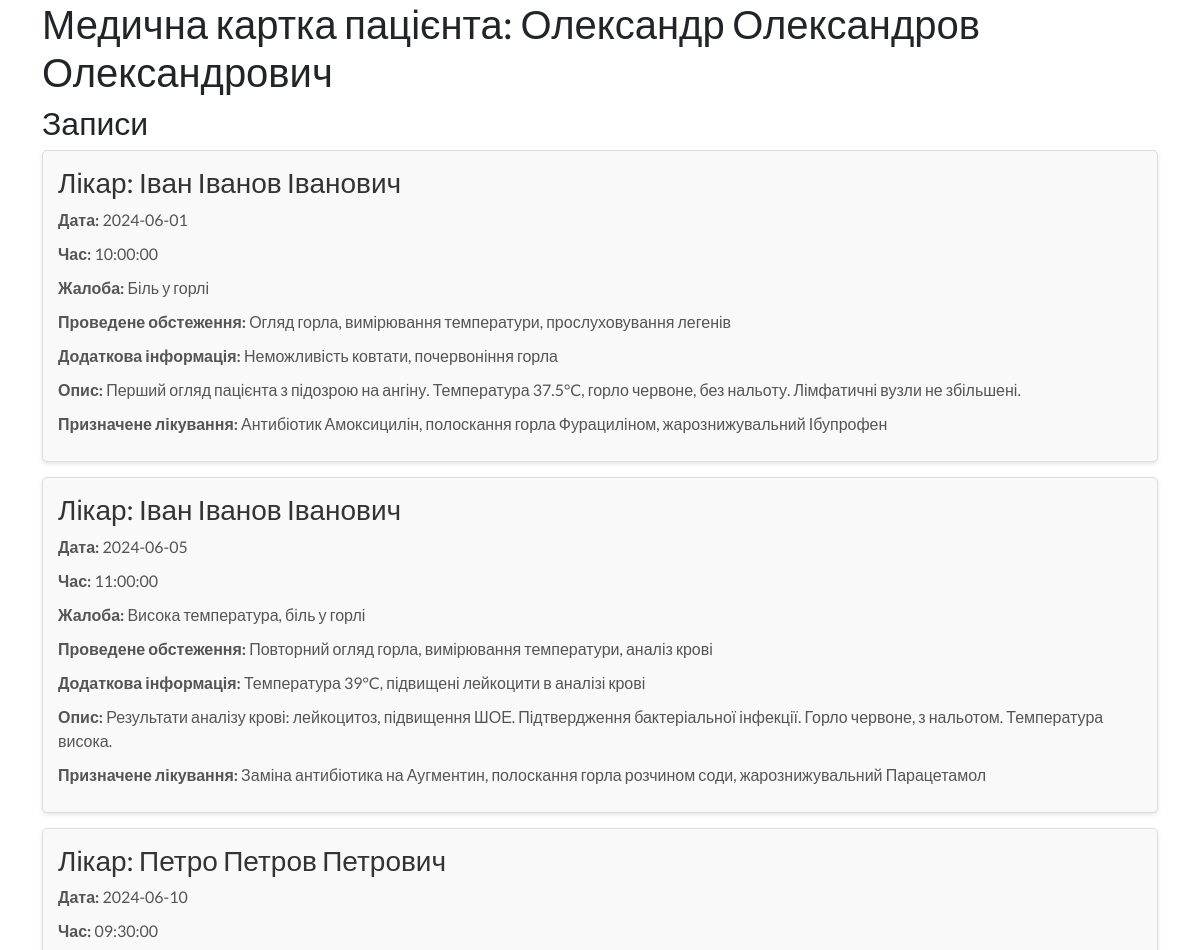
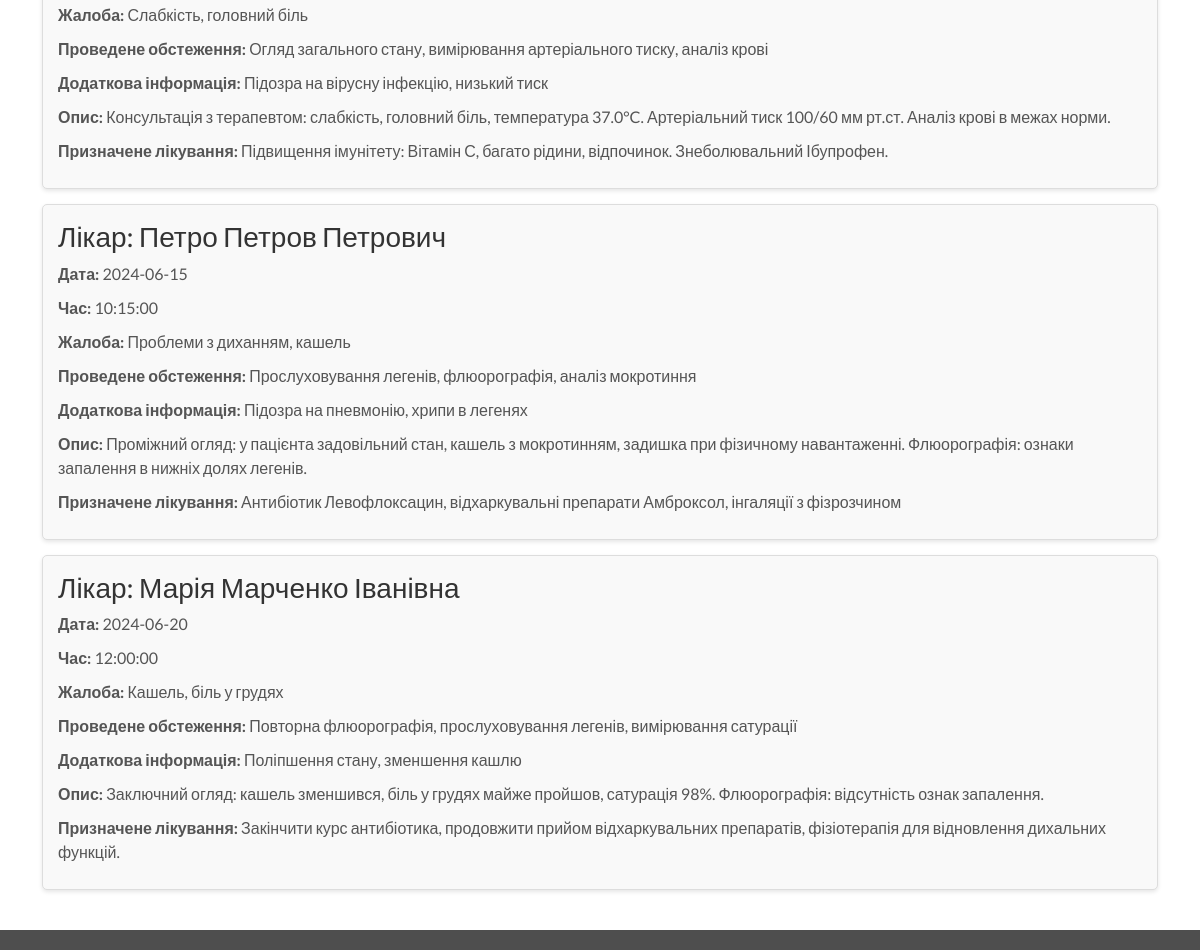
/patientrecord.php?id=1 (signed in), run on the app's committed database (2 pictures, top to bottom).
### tables this page shows
CREATE TABLE `users` (
  `id` int NOT NULL,
  `login` varchar(100) NOT NULL,
  `name` varchar(100) NOT NULL,
  `sname` varchar(500) NOT NULL,
  `lname` varchar(100) NOT NULL,
  `password` varchar(100) NOT NULL,
  `city` varchar(100) NOT NULL,
  `role` varchar(500) NOT NULL
);

CREATE TABLE `medical_records` (
  `id` int NOT NULL,
  `patient_id` int DEFAULT NULL,
  `doctor_id` int DEFAULT NULL,
  `record_date` date DEFAULT NULL,
  `record_time` time DEFAULT NULL,
  `complaint` text,
  `examination` text,
  `additional_info` text,
  `description` text,
  `treatment` text
);

### patientrecord.php (the view, shortened to what this page needs)
<?php
if ($_SESSION['itlogin'] == "") {
    header('Location: /auth.php');
    exit();
} else {
    $user_type = $_SESSION['type'];
    $user_id = $_SESSION['id'];
}
$link = mysqli_connect("localhost", "root", "", "likari");
$patient_id = $user_type == 'пацієнт' ? $user_id : $_GET['id'];
$patient_query = "SELECT name, sname, lname FROM users WHERE id = $patient_id";
$patient_result = mysqli_query($link, $patient_query);
$patient = mysqli_fetch_assoc($patient_result);
$records_query = "SELECT medical_records.*, users.name AS doctor_name, users.sname AS doctor_sname, users.lname AS doctor_lname FROM medical_records JOIN users ON medical_records.doctor_id = users.id WHERE patient_id = $patient_id";
$records_result = mysqli_query($link, $records_query);
$records = mysqli_fetch_all($records_result, MYSQLI_ASSOC);
?>
<!DOCTYPE html>
<html lang="en">
<head>
    <link rel="stylesheet" href="style/styles.css">
    <link rel="stylesheet" href="https://use.fontawesome.com/releases/v5.7.2/css/all.css">
    <link href="https://cdn.jsdelivr.net/npm/bootstrap@5.0.2/dist/css/bootstrap.min.css" rel="stylesheet">
    <link href="https://cdn.jsdelivr.net/npm/select2@4.1.0-rc.0/dist/css/select2.min.css" rel="stylesheet" />
</head>
<body>
<div mt="150px" class="container">
    <h1>Медична картка пацієнта: <?php echo "{$patient['name']} {$patient['sname']} {$patient['lname']}"; ?></h1>
    <h2>Записи</h2>
    <?php foreach ($records as $record) { ?>
        <div class="record-block">
            <h3>Лікар: <?php echo "{$record['doctor_name']} {$record['doctor_sname']} {$record['doctor_lname']}"; ?></h3>
            <p><strong>Дата:</strong> <?php echo $record['record_date']; ?></p>
            <p><strong>Час:</strong> <?php echo $record['record_time']; ?></p>
            <p><strong>Жалоба:</strong> <?php echo $record['complaint']; ?></p>
            <p><strong>Проведене обстеження:</strong> <?php echo $record['examination']; ?></p>
            <p><strong>Додаткова інформація:</strong> <?php echo $record['additional_info']; ?></p>
            <p><strong>Опис:</strong> <?php echo $record['description']; ?></p>
            <p><strong>Призначене лікування:</strong> <?php echo $record['treatment']; ?></p>
        </div>
    <?php } ?>
</div>
<footer></footer>
</body>
</html>

### styles.css (style rules this page uses)
* { margin: 0; padding: 0; box-sizing: border-box; font-family: 'Lato', sans-serif; text-decoration: none; color: unset; }
footer { display: grid; grid-gap: 5px; padding: 10px 10%; background-color: #4e4e4e; color: #FFF; bottom: 0; width: 100%; margin-top: 40px; }

### patientrecord.php (style rules this page uses)
.record-block { border: 1px solid #ddd; padding: 15px; margin-bottom: 15px; border-radius: 5px; background-color: #f9f9f9; box-shadow: 0 2px 4px rgba(0, 0, 0, 0.1); }
.record-block h3 { margin-top: 0; color: #333; }
.record-block p { margin-bottom: 10px; color: #555; }

### data on the page
users: name "Олександр", sname "Олександров", lname "Олександрович"
medical_records: doctor.name "Іван", doctor.sname "Іванов", doctor.lname "Іванович", record_date "2024-06-01", record_time "10:00:00", complaint "Біль у горлі", examination "Огляд горла, вимірювання температури, прослуховування легенів", additional_info "Неможливість ковтати, почервоніння горла", description "Перший огляд пацієнта з підозрою на ангіну. Температура 37.5°C, горло червоне, без нальоту. Лімфатичні вузли не збільшені.", treatment "Антибіотик Амоксицилін, полоскання горла Фурациліном, жарознижувальний Ібупрофен"
medical_records: doctor.name "Іван", doctor.sname "Іванов", doctor.lname "Іванович", record_date "2024-06-05", record_time "11:00:00", complaint "Висока температура, біль у горлі", examination "Повторний огляд горла, вимірювання температури, аналіз крові", additional_info "Температура 39°C, підвищені лейкоцити в аналізі крові", description "Результати аналізу крові: лейкоцитоз, підвищення ШОЕ. Підтвердження бактеріальної інфекції. Горло червоне, з нальотом. Температура висока.", treatment "Заміна антибіотика на Аугментин, полоскання горла розчином соди, жарознижувальний Парацетамол"
medical_records: doctor.name "Петро", doctor.sname "Петров", doctor.lname "Петрович", record_date "2024-06-10", record_time "09:30:00", complaint "Слабкість, головний біль", examination "Огляд загального стану, вимірювання артеріального тиску, аналіз крові", additional_info "Підозра на вірусну інфекцію, низький тиск", description "Консультація з терапевтом: слабкість, головний біль, температура 37.0°C. Артеріальний тиск 100/60 мм рт.ст. Аналіз крові в межах норми.", treatment "Підвищення імунітету: Вітамін С, багато рідини, відпочинок. Знеболювальний Ібупрофен."
medical_records: doctor.name "Петро", doctor.sname "Петров", doctor.lname "Петрович", record_date "2024-06-15", record_time "10:15:00", complaint "Проблеми з диханням, кашель", examination "Прослуховування легенів, флюорографія, аналіз мокротиння", additional_info "Підозра на пневмонію, хрипи в легенях", description "Проміжний огляд: у пацієнта задовільний стан, кашель з мокротинням, задишка при фізичному навантаженні. Флюорографія: ознаки запалення в нижніх долях легенів.", treatment "Антибіотик Левофлоксацин, відхаркувальні препарати Амброксол, інгаляції з фізрозчином"
medical_records: doctor.name "Марія", doctor.sname "Марченко", doctor.lname "Іванівна", record_date "2024-06-20", record_time "12:00:00", complaint "Кашель, біль у грудях", examination "Повторна флюорографія, прослуховування легенів, вимірювання сатурації", additional_info "Поліпшення стану, зменшення кашлю", description "Заключний огляд: кашель зменшився, біль у грудях майже пройшов, сатурація 98%. Флюорографія: відсутність ознак запалення.", treatment "Закінчити курс антибіотика, продовжити прийом відхаркувальних препаратів, фізіотерапія для відновлення дихальних функцій."
